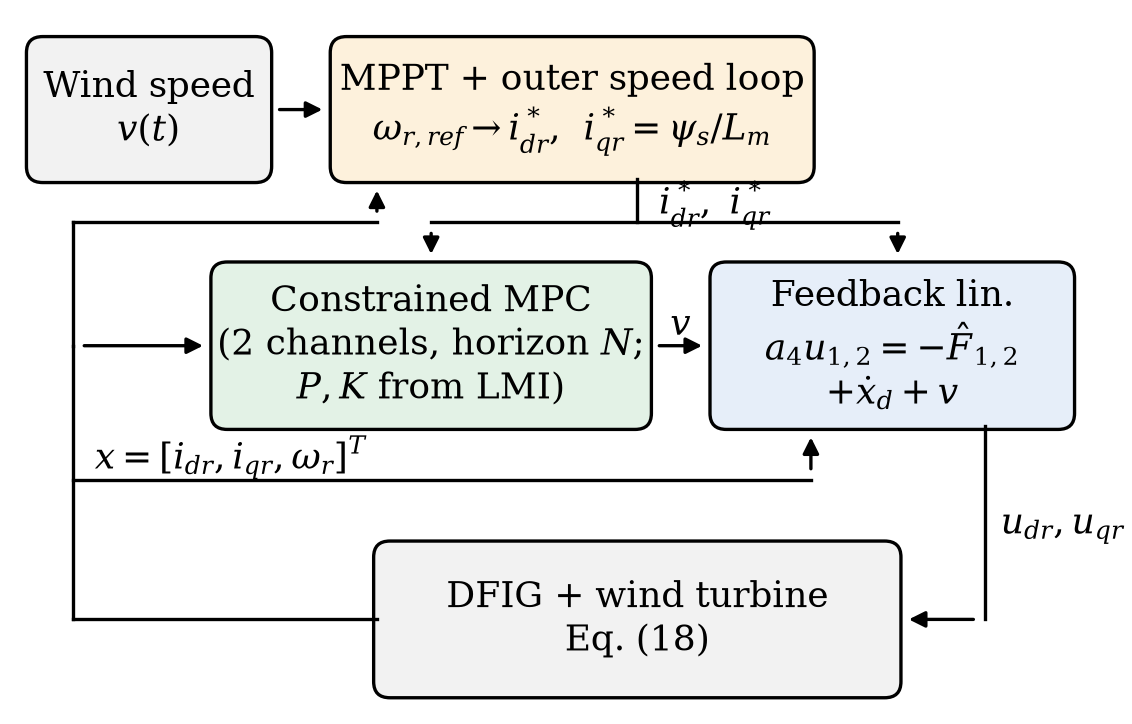

This chart was generated by the following Python code:
import matplotlib; matplotlib.use('Agg')
import matplotlib.pyplot as plt
from matplotlib.patches import FancyBboxPatch
plt.rcParams.update({'font.family':'serif','mathtext.fontset':'dejavuserif'})
fs=6.5
fig,ax=plt.subplots(figsize=(3.5,2.3)); ax.set_xlim(0,100); ax.set_ylim(0,66); ax.axis('off')
def box(x,y,w,h,txt,fc):
    ax.add_patch(FancyBboxPatch((x,y),w,h,boxstyle='round,pad=0.3,rounding_size=1.5',fc=fc,ec='k',lw=0.6))
    ax.text(x+w/2,y+h/2,txt,ha='center',va='center',fontsize=fs)
def arr(p,q):
    ax.annotate('',xy=q,xytext=p,arrowprops=dict(arrowstyle='-|>',lw=0.6,mutation_scale=6,color='k'))
def line(xs,ys): ax.plot(xs,ys,'k',lw=0.6)
box(2,50,22,13,'Wind speed\n$v(t)$','#f2f2f2')
box(30,50,44,13,'MPPT + outer speed loop\n$\\omega_{r,ref}\\rightarrow i^*_{dr}$,  $i^*_{qr}=\\psi_s/L_m$','#fdf1dc')
box(19,27,40,15,'Constrained MPC\n(2 channels, horizon $N$;\n$P,K$ from LMI)','#e3f2e6')
box(65,27,33,15,'Feedback lin.\n$a_4u_{1,2}=-\\hat F_{1,2}$\n$+\\dot x_d+v$','#e6eef9')
box(34,2,48,14,'DFIG + wind turbine\nEq. (18)','#f2f2f2')
arr((24,56.5),(30,56.5))
line([58,58],[50,46]); line([39,82],[46,46]); arr((39,46),(39,42)); arr((82,46),(82,42))
ax.text(60,46.8,'$i^*_{dr},\\ i^*_{qr}$',fontsize=fs)
arr((59,34.5),(65,34.5)); ax.text(62,35.5,'$v$',fontsize=fs,ha='center')
line([90,90],[27,9]); arr((90,9),(82,9)); ax.text(91.5,17,'$u_{dr},u_{qr}$',fontsize=fs)
line([34,6],[9,9]); line([6,6],[9,34.5]); arr((6,34.5),(19,34.5))
line([6,74],[22,22]); arr((74,22),(74,27)); line([6,6],[34.5,46]); line([6,34],[46,46]); arr((34,46),(34,50))
ax.text(8,23,'$x=[i_{dr},i_{qr},\\omega_r]^T$',fontsize=fs)
fig.savefig('fig3.png',dpi=400,bbox_inches='tight',pad_inches=0.02)
